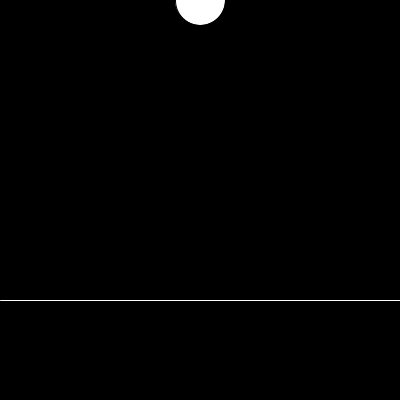
Frame 1 (no input)
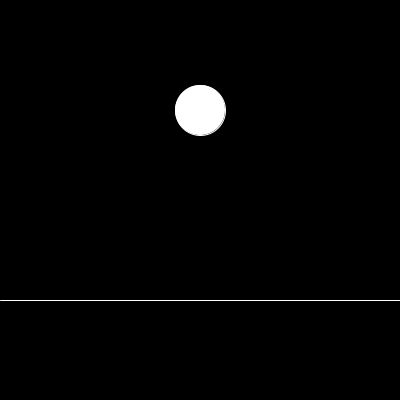
Frame 60 (the mouse pressed at the canvas centre just before this capture)
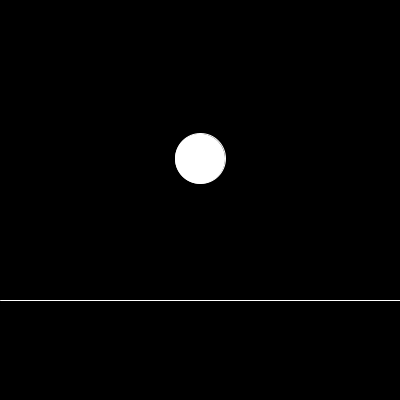
Frame 120 (the mouse held since frame 60 and released just before this capture)

The Processing sketch that drew these frames (run headless with seeded random() and noise(); from frame 60 on, the mouse is pressed at the canvas centre):

// Processing sketch: Gravity_Study
// ── Gravity_Study.pde
float x, y, dx, dy, tempX, tempY, d, grav;
boolean collision;
float nextY;
void setup(){
  size(400, 400);
  smooth();
  x = width/2;
  y = 0;
  d = 50;
  dy = 1;
  grav = 1.05;

  collision = false;
  
}

void draw(){
  background(0);
  ellipse(x, y, d, d);
  
  calcMove();
  checkCollision();
  updateMove();
  stroke(255);
  line(0, 300, width, 300);
}

void calcMove(){
  dy = dy + grav;
  nextY = y + dy;
  
}

void checkCollision(){
  if(nextY+d/2 > 300){
    collision = true;
  }
  else{
    collision = false;    
  }
}

void updateMove(){
  if(collision == false){
    y = nextY;
  }
  else{
    dy = dy * -1;
    
    
  }
}
